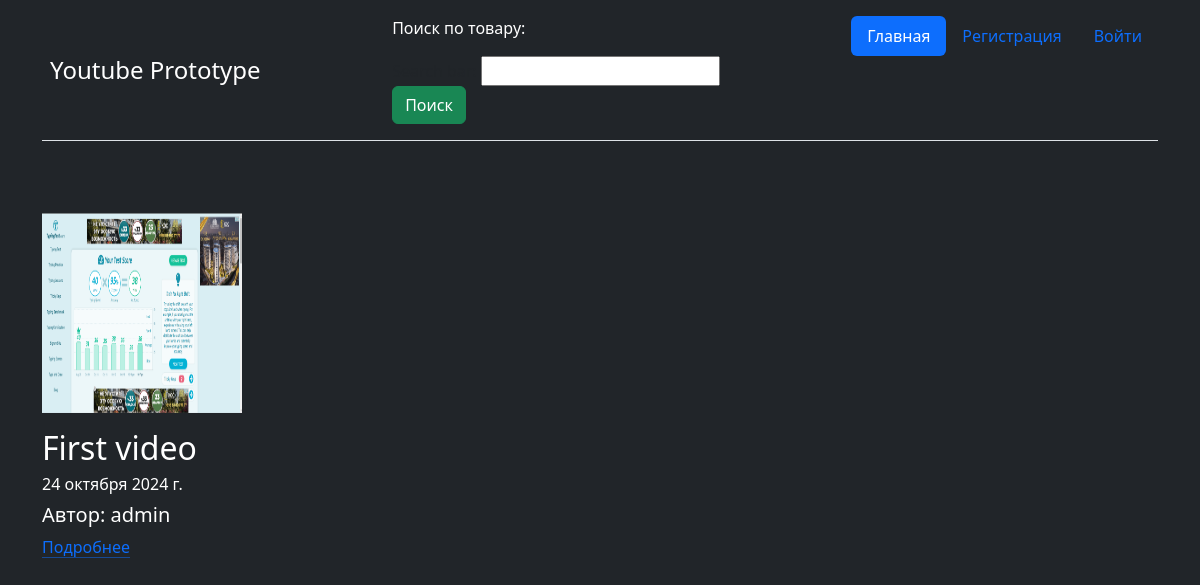
Before: / with the older database file.
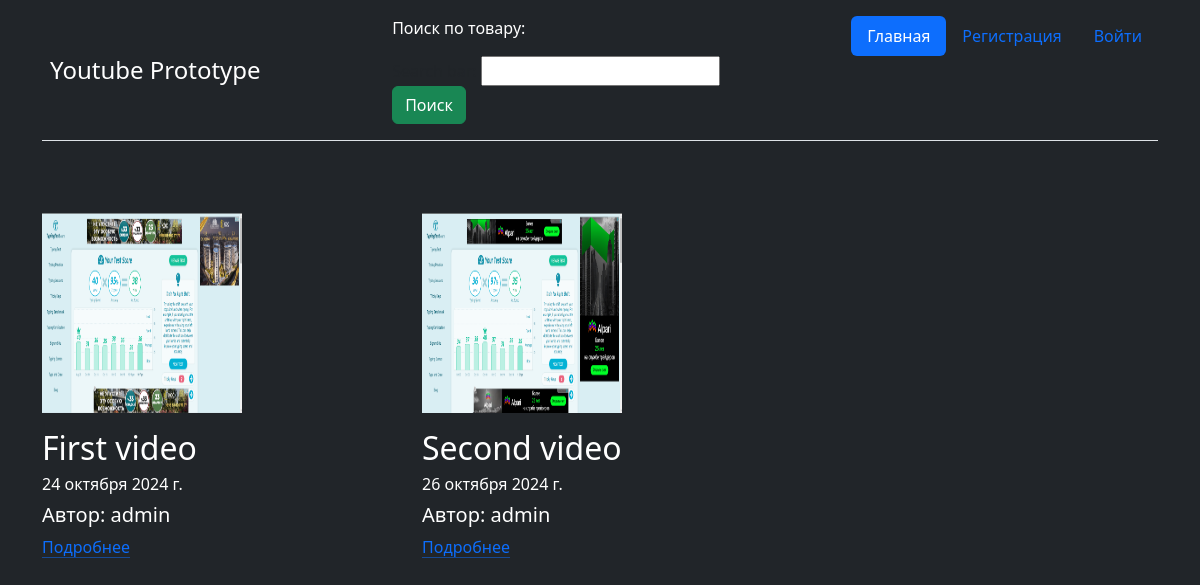
After: the same page with the newer database file.
### index/models.py (models this page shows)
class Video(models.Model):
    video_title = models.CharField(max_length=128)
    video_content = models.ImageField(upload_to='media')
    cover_video = models.FileField(upload_to='videos/')
    user = models.TextField()
    like = models.TextField()
    dislike = models.TextField()
    created_at = models.DateField()
    def __str__(self):
        return str(self.video_title)

### index/views.py (the view)
# urls.py: path('', views.home_page, name='home'),
def home_page(request):
    videos = Video.objects.all()
    form = SearchForm
    context = {'videos': videos, 'form': form}
    return render(request, 'home.html', context)

### index/templates/home.html (shortened to what this page needs)
<!DOCTYPE html>
<html lang="ru">
<link rel="stylesheet" href="https://cdn.jsdelivr.net/npm/bootstrap@5.3.3/dist/css/bootstrap.min.css">
<head>
</head>
<body class="bg bg-dark d-flex h-100">
<div class="container">
    <header class="d-flex flex-wrap justify-content-center py-3 mb-4 border-bottom">
      <a href="/" class="d-flex align-items-center mb-3 mb-md-0 me-md-auto link-body-emphasis text-decoration-none">
        <span class="fs-4 text-white">Youtube Prototype</span>
      </a>
        <form class="col-12 col-lg-auto mb-2 mb-lg-0 me-lg-auto" action="/search" method="post">
           <p class="text-white">Поиск по товару:</p> {{ form }}
           <button type="submit" class="btn btn-success ">Поиск</button>
       </form>
      <ul class="nav nav-pills">
        <li class="nav-item"><a href="/" class="nav-link active" aria-current="page">Главная</a></li>
          {% if user.is_authenticated %}
          <li class="nav-item"><a href="/logout" class="nav-link">Выйти</a></li>
          {% else %}
          <li class="nav-item"><a href="/register" class="nav-link">Регистрация</a></li>
          <li class="nav-item"><a href="/accounts/login" class="nav-link">Войти</a></li>
          {% endif %}
      </ul>
    </header>
    <div class="row g-4 py-5 row-cols-1 row-cols-lg-3">
        {% for v in videos %}
      <div class="feature col">
        <div class="feature-icon d-inline-flex align-items-center justify-content-center text-bg-primary bg-gradient fs-2 mb-3">
            <img src="{{ v.video_content.url }}" width="200" height="200" alt="{{ v }}">
        </div>
        <h3 class="fs-2 text-white">{{ v.video_title }}</h3>
          <h6 class="text-white">{{ v.created_at }}</h6>
          <h5 class="text-white">Автор: {{ v.user }}</h5>
        <a href="/video/{{ v.id }}" class="icon-link">
          Подробнее
        </a>
      </div>
        {% endfor %}
    </div>
  </div>
</body>
</html>

Changed rows visible on the page:
added Video: video_content (picture), video_title "Second video", created_at "26 октября 2024 г.", user "admin"
